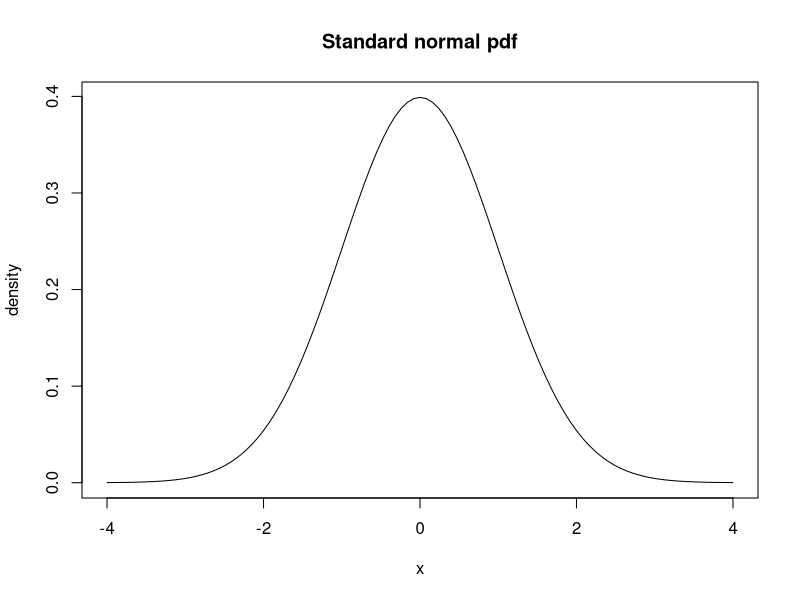

This figure's R source: (Note: this script raises an error after producing the figure.)
## ---- chunk 1
curve(dnorm(x, 0, 1), xlim = c(-4, 4), main = "Standard normal pdf", ylab = "density")
## ---- chunk 2
question("Look at the standard normal pdf above. Which value is the most likely?",
    answer("-4"),
    answer("0", correct = TRUE),
    answer("4"),
    answer("$\\infty$"),
    allow_retry = T
  )
question("Which of these values is more likely?",
    answer("-2", correct = TRUE),
    answer("4"),
    allow_retry = T
  )
## ---- chunk 3
curve(dnorm(x, 0, 1), xlim = c(-4, 4), main = "P(X <= 1)", ylab = "density")
coord_x <- c(-4, seq(-4, 1, length.out = 1000), 1)
coord_y <- c(0, dnorm(seq(-4, 1, length.out = 1000)), 0)
polygon(coord_x, coord_y, col = "skyblue")
## ---- chunk 4
question("How would you describe the function $F(X)$?",
    answer("Increasing", correct = TRUE),
    answer("Decreasing"),
    answer("Sometimes increasing, sometimes decreasing"),
    answer("Flat everywhere"),
    allow_retry = T
  )
  question("For continuous distributions, the cdf can take on values greater than 1.",
    answer("True", message = "The pdf, but not the cdf, can."),
    answer("False", correct = TRUE),
    allow_retry = T
  )
    question("For continuous distributions, the cdf can take on values less than 0.",
    answer("True"),
    answer("False", correct = TRUE),
    allow_retry = T
  )
## ---- chunk 5
curve(pnorm(x, 0, 1), xlim = c(-4, 4), main = "F(x)", ylab = "cumulative probability")
## ---- chunk 6
question("Where is the derivative of $F(x)$ the largest?",
    answer("-4"),
    answer("0", correct = TRUE),
    answer("4"),
    allow_retry = T
)
## ---- chunk 7
par(mfrow = c(1, 2))
curve(pexp(x, 1), xlim = c(0, 4), main = "exponential(1) cdf", ylab = "F(x)")
curve(dexp(x, 1), xlim = c(0, 4), main = "exponential(1) pdf", ylab = "f(x)")
par(mfrow = c(1, 1))
## ---- chunk 8
par(mfrow = c(1, 2))
curve(pchisq(x, 3), xlim = c(0, 10), main = "chi-squared(1) cdf", ylab = "F(x)")
curve(dchisq(x, 3), xlim = c(0, 10), main = "chi-squared(1) pdf", ylab = "f(x)")
par(mfrow = c(1, 1))
## ---- chunk 9
par(mfrow = c(1, 2))
curve(pbeta(x, .5, .5), xlim = c(0, 1), main = "beta(.5, .5) cdf", ylab = "F(x)")
curve(dbeta(x, .5, .5), xlim = c(0, 1), main = "beta(.5, .5) pdf", ylab = "f(x)")
par(mfrow = c(1, 1))
## ---- chunk 10

## ---- chunk 11
pnorm(1)
## ---- chunk 12
set.seed(123)
x <- rnorm(1000000)
## ---- chunk 13
set.seed(123)
x <- rnorm(1000000)
## ---- chunk 14
mean(x == 0)
## ---- chunk 15

## ---- chunk 16
mean(...) # what logical statement should you use?
## ---- chunk 17
mean(x <= 1)
## ---- chunk 18
plot(ecdf(x))
curve(pnorm(x), add = TRUE, col = "red", lty = "dashed")
